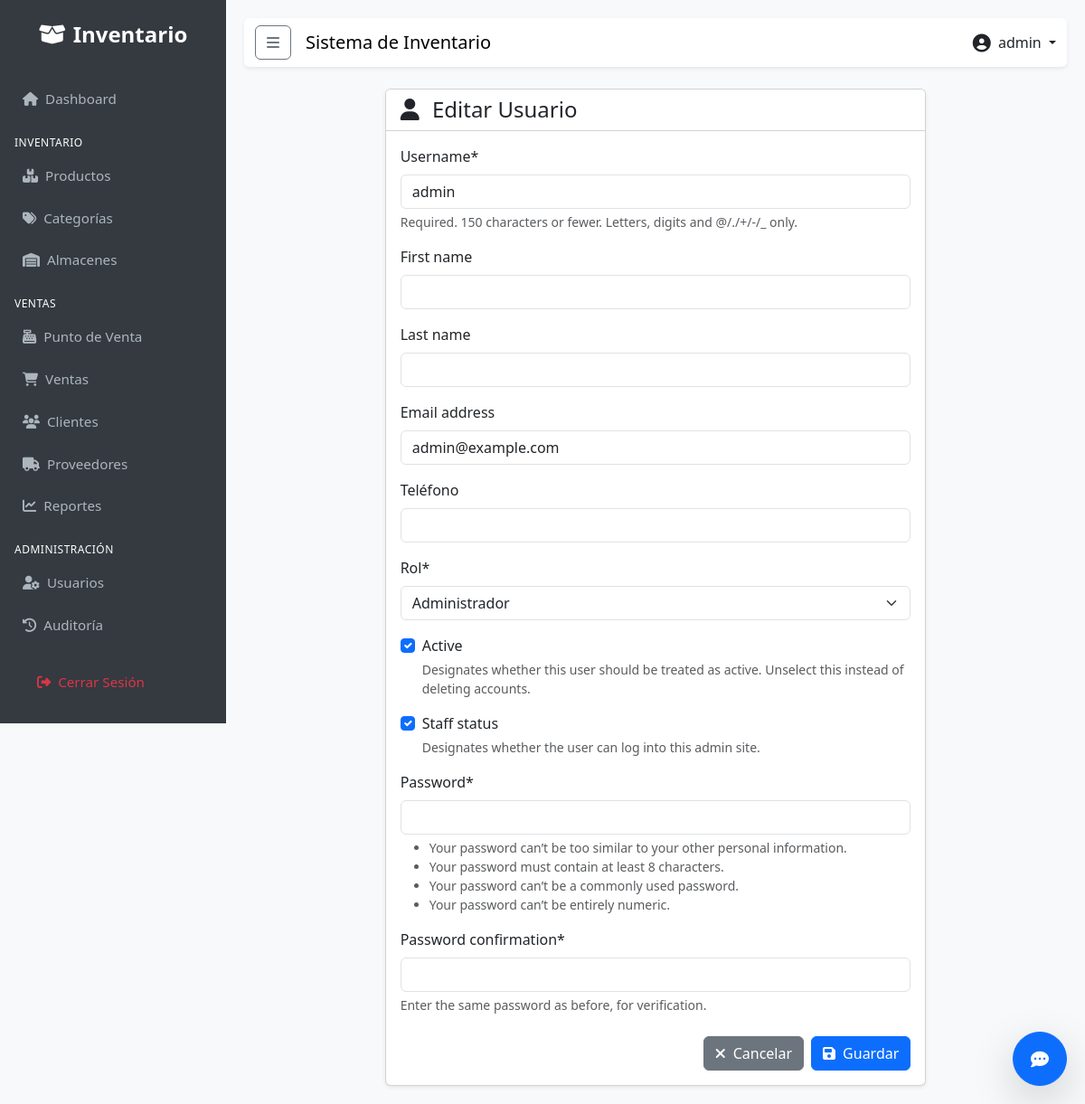
The page /users/manage/1/edit/ (signed in) on the database its author committed.
### apps/users/models.py (models this page shows, shortened)
class User(AbstractUser):
    class Role(models.TextChoices):
        ADMIN = 'ADMIN', _('Administrador')
        SELLER = 'SELLER', _('Vendedor')
        WAREHOUSE = 'WAREHOUSE', _('Almacenista')
    role = models.CharField(
        max_length=50,
        choices=Role.choices,
        default=Role.SELLER,
        verbose_name=_('Rol')
    )
    phone = models.CharField(max_length=20, blank=True, null=True, verbose_name=_('Teléfono'))
    class Meta:
        verbose_name = _('Usuario')
        verbose_name_plural = _('Usuarios')

### apps/users/views.py (the view, shortened to what this page needs)
# urls.py: path('manage/<int:pk>/edit/', UserUpdateView.as_view(), name='user_edit'),
class UserUpdateView(LoginRequiredMixin, AdminRequiredMixin, UpdateView):
    model = User
    form_class = UserForm
    template_name = 'users/user_form.html'
    success_url = reverse_lazy('users:user_list')

### apps/users/forms.py
class UserForm(UserCreationForm):
    class Meta:
        model = User
        fields = ('username', 'first_name', 'last_name', 'email', 'phone', 'role', 'is_active', 'is_staff')
        widgets = {
            'username': forms.TextInput(attrs={'class': 'form-control'}),
            'first_name': forms.TextInput(attrs={'class': 'form-control'}),
            'last_name': forms.TextInput(attrs={'class': 'form-control'}),
            'email': forms.EmailInput(attrs={'class': 'form-control'}),
            'phone': forms.TextInput(attrs={'class': 'form-control'}),
            'role': forms.Select(attrs={'class': 'form-control'}),
        }

### apps/users/permissions.py (called while the page is built)
def is_admin(user):
    return user.is_authenticated and user.role == 'ADMIN'

    def test_func(self):
        return is_admin(self.request.user)

### templates/users/user_form.html (shortened to what this page needs)
{% extends 'base.html' %}
{% load crispy_forms_tags %}
{% block content %}
<div class="row justify-content-center">
    <div class="col-md-8">
        <div class="card shadow-sm">
            <div class="card-header bg-white">
                <h4 class="mb-0">
                    <i class="fas fa-user me-2"></i>
                    {% if form.instance.pk %}Editar{% else %}Nuevo{% endif %} Usuario
                </h4>
            </div>
            <div class="card-body">
                <form method="post">
                    {{ form|crispy }}
                    <div class="d-flex justify-content-end gap-2 mt-4">
                        <a href="{% url 'users:user_list' %}" class="btn btn-secondary">
                            <i class="fas fa-times me-2"></i>Cancelar
                        </a>
                        <button type="submit" class="btn btn-primary">
                            <i class="fas fa-save me-2"></i>Guardar
                        </button>
                    </div>
                </form>
            </div>
        </div>
    </div>
</div>
{% endblock %}

### templates/base.html (shortened to what this page needs)
{% load static %}
<!DOCTYPE html>
<html lang="es">
<head>
    <link href="https://cdn.jsdelivr.net/npm/bootstrap@5.3.0/dist/css/bootstrap.min.css" rel="stylesheet">
    <link rel="stylesheet" href="https://cdnjs.cloudflare.com/ajax/libs/font-awesome/6.4.0/css/all.min.css">
</head>
<body>
    <div class="sidebar" id="sidebar">
        <div class="brand">
            <i class="fas fa-box-open me-2"></i>Inventario
        </div>
        <a href="{% url 'dashboard:index' %}"
            class="{% if request.resolver_match.app_name == 'dashboard' %}active{% endif %}">
            <i class="fas fa-home me-2"></i>Dashboard
        </a>
        <div class="sidebar-heading mt-3 px-3 mb-1">Inventario</div>
        <a href="{% url 'inventory:product_list' %}"
            class="{% if request.resolver_match.url_name == 'product_list' %}active{% endif %}">
            <i class="fas fa-boxes me-2"></i>Productos
        </a>
        <a href="{% url 'inventory:category_list' %}"
            class="{% if request.resolver_match.url_name == 'category_list' %}active{% endif %}">
            <i class="fas fa-tags me-2"></i>Categorías
        </a>
        <a href="{% url 'inventory:warehouse_list' %}"
            class="{% if request.resolver_match.url_name == 'warehouse_list' %}active{% endif %}">
            <i class="fas fa-warehouse me-2"></i>Almacenes
        </a>
        <div class="sidebar-heading mt-3 px-3 mb-1">Ventas</div>
        <a href="{% url 'sales:pos' %}" class="{% if request.resolver_match.url_name == 'pos' %}active{% endif %}">
            <i class="fas fa-cash-register me-2"></i>Punto de Venta
        </a>
        <a href="{% url 'sales:sale_list' %}"
            class="{% if request.resolver_match.url_name == 'sale_list' %}active{% endif %}">
            <i class="fas fa-shopping-cart me-2"></i>Ventas
        </a>
        <a href="{% url 'sales:client_list' %}"
            class="{% if request.resolver_match.url_name == 'client_list' %}active{% endif %}">
            <i class="fas fa-users me-2"></i>Clientes
        </a>
        <a href="{% url 'sales:supplier_list' %}"
            class="{% if request.resolver_match.url_name == 'supplier_list' %}active{% endif %}">
            <i class="fas fa-truck me-2"></i>Proveedores
        </a>
        <a href="{% url 'sales:sales_report' %}"
            class="{% if request.resolver_match.url_name == 'sales_report' %}active{% endif %}">
            <i class="fas fa-chart-line me-2"></i>Reportes
        </a>
        {% if user.is_superuser %}
        <div class="sidebar-heading mt-3 px-3 mb-1">Administración</div>
        <a href="{% url 'users:user_list' %}"
            class="{% if request.resolver_match.url_name == 'user_list' %}active{% endif %}">
            <i class="fas fa-user-cog me-2"></i>Usuarios
        </a>
        <a href="{% url 'users:audit_log' %}"
            class="{% if request.resolver_match.url_name == 'audit_log' %}active{% endif %}">
            <i class="fas fa-history me-2"></i>Auditoría
        </a>
        {% endif %}
        <div class="mt-auto p-3">
            <a href="{% url 'users:logout' %}" class="text-danger">
                <i class="fas fa-sign-out-alt me-2"></i>Cerrar Sesión
            </a>
        </div>
    </div>
    <div class="main-content">
        <nav class="navbar navbar-expand-lg navbar-light bg-white mb-4 shadow-sm rounded">
            <div class="container-fluid">
                <button class="btn btn-outline-secondary me-3" id="sidebarToggle">
                    <i class="fas fa-bars"></i>
                </button>
                <span class="navbar-brand mb-0 h1">Sistema de Inventario</span>
                <div class="ms-auto d-flex align-items-center">
                    <div class="dropdown">
                        <a class="nav-link dropdown-toggle" href="#" role="button" data-bs-toggle="dropdown">
                            <i class="fas fa-user-circle fa-lg me-1"></i> {{ user.username }}
                        </a>
                    </div>
                </div>
            </div>
        </nav>
        {% block content %}
        {% endblock %}
    </div>
    <div id="chat-widget" style="position: fixed; bottom: 20px; right: 20px; z-index: 1050;">
        <button id="chat-toggle" class="btn btn-primary rounded-circle shadow-lg" style="width: 60px; height: 60px;">
            <i class="fas fa-comment-dots fa-lg"></i>
        </button>
    </div>
</body>
</html>

### templates/base.html (style rules this page uses)
body { font-family: 'Segoe UI', Tahoma, Geneva, Verdana, sans-serif; background-color: #f8f9fa; }
.sidebar { height: 100vh; position: fixed; top: 0; left: 0; width: 250px; background-color: #343a40; padding-top: 20px; color: white; transition: all 0.3s; z-index: 1000; overflow-y: auto; }
.sidebar a { padding: 12px 25px; text-decoration: none; font-size: 0.95rem; color: #adb5bd; display: block; transition: 0.3s; }
.sidebar .brand { font-size: 1.5rem; text-align: center; margin-bottom: 30px; color: white; font-weight: bold; }
.sidebar-heading { font-size: 0.75rem; text-transform: uppercase; letter-spacing: 0.5px; }
.main-content { margin-left: 250px; padding: 20px; transition: all 0.3s; }

### rows shown on the page
User: username "admin", email "admin@example.com", role "Administrador", is_active "☑", is_staff "☑"
